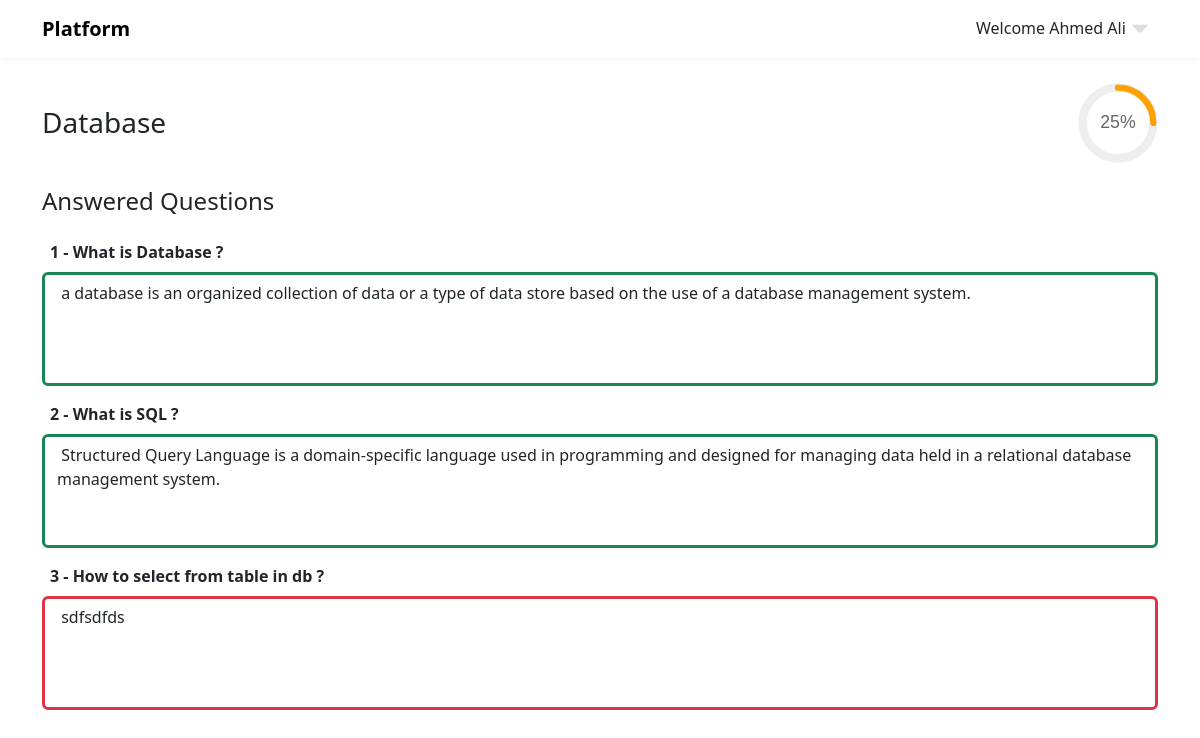
Screenshot of /course/1 (signed in) with the database file from the repository.
### app.py (models this page shows)
class Course(db.Model):
    id = db.Column(db.Integer, primary_key=True, autoincrement=True)
    name = db.Column(db.String(255), unique=True, nullable=False)
    doctor_id = db.Column(db.Integer, db.ForeignKey('doctor.id'))
    questions = db.relationship('Questions', backref='courses', lazy=True)
    scores = db.relationship('Score', backref='courses', lazy=True)

class Score(db.Model):
    sore = db.Column(db.Integer, nullable=False)
    student_id = db.Column(db.Integer, db.ForeignKey('student.id'), primary_key=True,nullable=False)
    course_id = db.Column(db.Integer, db.ForeignKey('course.id'),primary_key=True, nullable=False )

class Questions(db.Model):
    id = db.Column(db.Integer, primary_key=True, autoincrement=True)
    question = db.Column(db.String(255), nullable=False)
    answer = db.Column(db.String(255), nullable=False)
    course_id = db.Column(db.Integer, db.ForeignKey('course.id'), nullable=False)
    answer_id = db.relationship('StudentAnswers', backref='questions', lazy=True)

class StudentAnswers(db.Model):
    id = db.Column(db.Integer, primary_key=True, autoincrement=True)
    answer_text = db.Column(db.String(255), nullable=False)
    question_id = db.Column(db.Integer, db.ForeignKey('questions.id'), nullable=False )
    student_id = db.Column(db.Integer, db.ForeignKey('student.id'),nullable=False)
    result = db.Column(db.String(6), nullable=False)

### app.py (the view)
@myapp.route('/course/<int:course_id>', methods=['GET','POST'])
def course_details(course_id):
    unanswered_questions.clear()
    answered_questions = []
    answers = []
    combined_data = None
    course = Course.query.get(course_id)
    if course:
        questions = Questions.query.filter(Questions.course_id==course.id)
        for question in questions:
            existing_answer = StudentAnswers.query.filter( StudentAnswers.question_id==question.id, StudentAnswers.student_id == session['user_id'] ).first()
            if existing_answer is None:
                unanswered_questions.append(question)
            else:
                answers.append(existing_answer)
                answered_questions.append(question)
    if answers and answered_questions:
        combined_data = zip(answered_questions, answers)
    with myapp.app_context():
        stu_score = Score.query.filter_by( student_id = session['user_id'] , course_id = course_id ).first()
    if course:
        return render_template('student/course-details.html',course=course , unanswered_questions = unanswered_questions , combined_data = combined_data , score = stu_score)
    else:
        return ('Error 404 Course Not Found')

### templates/student/course-details.html (shortened to what this page needs)
{% extends 'base.html' %}
{% block link %}
<link rel="stylesheet" href="{{ url_for('static' , filename='css/student.css') }}">
{% endblock %}
{% block body %}
    {% if course %}
    <div class="container">
        <div class="d-flex justify-content-between align-items-center">
            <h3 class="mt-5 mb-5">{{course.name}}</h3>
            {% if score %}
                <div class="single-chart">
                    <svg viewBox="0 0 36 36" class="circular-chart orange">
                        <path class="circle-bg" d="M18 2.0845
                                                                                  a 15.9155 15.9155 0 0 1 0 31.831
                                                                                  a 15.9155 15.9155 0 0 1 0 -31.831" />
                        <path class="circle" stroke-dasharray="{{score.sore}}, 100" d="M18 2.0845
                                                                                  a 15.9155 15.9155 0 0 1 0 31.831
                                                                                  a 15.9155 15.9155 0 0 1 0 -31.831" />
                        <text x="18" y="20.35" class="percentage">{{score.sore}}%</text>
                    </svg>
                </div>
            {% endif %}
        </div>
        {% if combined_data %}
        <h4 class="mb-4 ans-click">
            Answered Questions
        </h4>
        <div class="answered">
                {% for question,answer in combined_data %}
                <label for="question_{{loop.index}}" class="mb-2 ps-2" for=""> <strong> {{loop.index}} - {{question.question}}</strong>
                </label>
                <textarea class="form-control mb-3 {{answer.result}}" name="question_{{loop.index}}" id="question_{{loop.index}}" cols="30" rows="4"
                    placeholder="Enter Answer" readonly> {{answer.answer_text }} </textarea>
                {% endfor %}
        </div>
        {% endif %}
    </div>
    {% endif %}
{% endblock %}

### static/css/layout.css (style rules this page uses)
* { box-sizing: border-box; }
:root { --white-color: #FFFFFF; --primary-color: #f44749; --secondary-color: #f3af24; --section-bg-color: #F9F9F9; --dark-color: #000000; --title-color: #565758; --news-title-color: #292828; --p-color: #717275; --border-color: #eaeaea; --body-font-family: 'Montserrat', sans-serif; }
body { background: var(--white-color); font-family: var(--body-font-family); position: relative; }

### static/css/student.css (style rules this page uses)
textarea { resize: none; }
textarea.true { border: 3px solid rgb(25,135,84); }
textarea.false { border: 3px solid rgb(220,53,69); }
.single-chart { width: 80px; }
.circular-chart { display: block; margin: 10px auto; max-width: 100%; max-height: 250px; }
.percentage { fill: #666; font-family: sans-serif; font-size: 0.5em; text-anchor: middle; }

### rows the page displays
Course: name "Database"
Score: sore "25"
Questions: question "What is Database ?", result "a database is an organized collection of data or a type of data store based on the use of a database management system."
Questions: question "What is SQL ?", result "Structured Query Language is a domain-specific language used in programming and designed for managing data held in a relational database management system."
Questions: question "How to select from table in db ?", result "sdfsdfds"

### other values shown
{{ session['doctor_name'] }} "Ahmed Ali"
